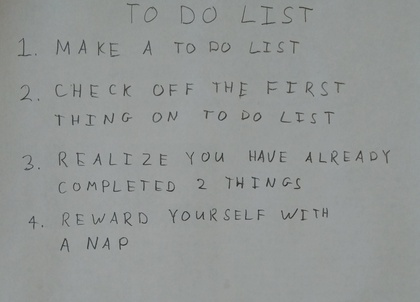
%> input picture hw5/images/01_list.jpg, 420 x 302 px, shrunk from 2270 x 1631 before the run
$ octave --eval "result = findLetters(imread('../images/01_list.jpg'));"   (GNU Octave 9; MATLAB toolbox functions it lacks are replaced by stand-ins)
%> lines starting %> are read from the running program, lines starting %| are printed output that depends on the picture; in (x1, y1, x2, y2) boxes, pixels count from 0 and x2, y2 are one past the last pixel; in counts of white or black regions, pixels touching at a corner belong together; the program's own positions count from 1
function [lines, bw] = findLetters(im)
% [lines, BW] = findLetters(im) processes the input RGB image and returns a cell
% array 'lines' of located characters in the image, as well as a binary
% representation of the input image. The cell array 'lines' should contain one
% matrix entry for each line of text that appears in the image. Each matrix entry
% should have size Lx4, where L represents the number of letters in that line.
% Each row of the matrix should contain 4 numbers [x1, y1, x2, y2] representing
% the top-left and bottom-right position of each box. The boxes in one line should
% be sorted by x1 value.
img = rgb2gray(im);
%Binarize with Otsu's
level = graythresh(img);
%> level = 0.486
im2 = im2bw(img,level);
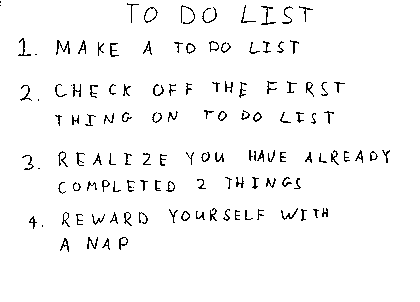
%> im2: size 302x420 logical; 96.7% white; black in thin lines or dots, all inside (x1, y1, x2, y2) = (0, 1, 390, 252)
%figure,imshow(im2)
%find connected objects serving as characters
%need to invert images
i = 1-im2;

%Enhancing connectivity
se = strel('disk',6);
i = imdilate(i,se);
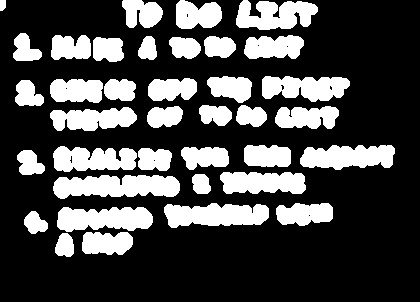
%> i: size 302x420 double; values 0 (black) and 1 (white), 28.3% white; 37 white regions, largest, box (x1, y1, x2, y2) and area: (53, 175, 180, 199) 2389, (164, 203, 269, 228) 2005, (57, 207, 153, 232) 1894
i = imerode(i,se);
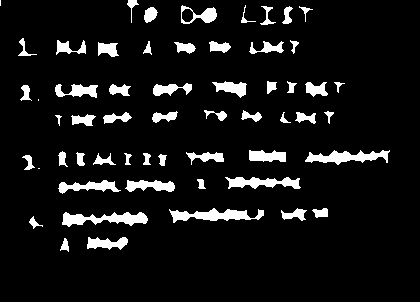
%> i: size 302x420 double; values 0 (black) and 1 (white), 8.1% white; 57 white regions (3 under 20 px), largest, box (x1, y1, x2, y2) and area: (169, 208, 264, 223) 716, (62, 212, 148, 227) 714, (305, 150, 390, 165) 658
%figure,imshow(i);
bw = 1-i;
C = bwconncomp(i);
%> C = 57 connected components

%Put a threshold for small characters which is adaptive as sizes might vary
%in images of characters
ind = C.PixelIdxList;
%> ind = 57 items
objsize = [];
for k = 1:length(ind)
    objsize(k) = length(ind{k});
end
%> this loop made 57 passes
%> after the loop, objsize = 57 values, max 716 at index 31, min 2 at index 6, mean 179.3
th = max(objsize)/10; %discard obj smaller than /10 of this
%> th = 71.6

%Now search along the indices and find bounding boxes
%assuming boxes are overlapping
line = []; %store all the boxes
for k=1:length(ind)
    %bounding box for each
    if length(ind{k})>th
        Dim = [];
        for g=1:length(ind{k})
            [y,x] = ind2sub(size(im2),ind{k}(g));
            Dim = [Dim;[y,x]];
        end
        line = [line;[min(Dim(:,2)) min(Dim(:,1)) max(Dim(:,2)) max(Dim(:,1))]];
    end
end
%> this loop made 57 passes
%> line on passes 2 to 4: [19 39 37 56], [19 39 37 56; 21 86 32 101], [19 39 37 56; 21 86 32 101; 23 156 35 170]
%> after the loop, Dim = 113 rows, first 12: [211 313; 210 314; 211 314; 212 314; 210 315; 211 315; 212 315; 213 315; 210 316; 211 316; 212 316; 213 316]; line = 40 rows, first 8: [19 39 37 56; 21 86 32 101; 23 156 35 170; 56 85 98 98; 57 41 86 55; 59 152 68 167; 59 181 121 194; 61 239 69 252]; x = 328; y = 217

%CHECK
% figure,imshow(bw);
% hold;
% plot(line(:,1),line(:,2),'ro');
% plot(line(:,3),line(:,4),'bo');

%sort the boxes in line now
%get the minimum y, all the y's coming before it's end are in one line
% can be made more complex but we are dealing with simpler alignments only
% here

%WHILE TRAINING
%creating boundaries with centered data gaps
%picx = floor(0.15*(line(:,3)-line(:,1)));
%picy = floor(0.15*(line(:,4)-line(:,2)));
%line = line + [-picx -picy picx picy]; %adaptive windowing

count = 1;
while(true)
    allidx = (1:size(line,1))';
    [~,idx] = min(line(:,2));
    idxin = find(line(:,2)<=line(idx,4)); %all these form a line
    lines{count} = sortrows(line(idxin,:));
    count = count+1;
    allidx = setdiff(allidx,idxin);
    if length(allidx) == 0
        break;
    end
    line = line(allidx,:);
end
%> this loop made 8 passes
%> (idx, idxin) on passes 1, 2, 3, 8: (18, [18; 19; 24; 33; 36]), (1, [1; 5; 14; 21; 24; 28]), (20, [1; 3; 13; 16; 20; 24; 27]), (2, [1; 2])
%> (allidx, idx, idxin) on passes 5 to 6: ([3; 4; 5; 7; 9; 10; 12; 14; 16], 13, [1; 2; 6; 8; 11; 13; 15]), ([2; 3; 4; 6; 8; 9], 7, [1; 5; 7])
%> after the loop, count = 9; lines = 8 items
